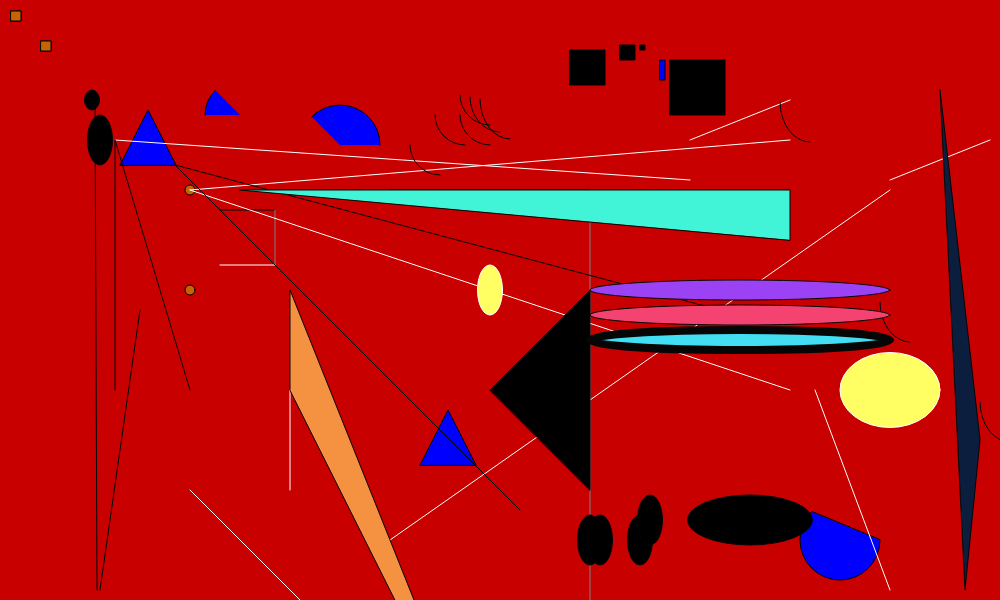
Frame 1 (no input)
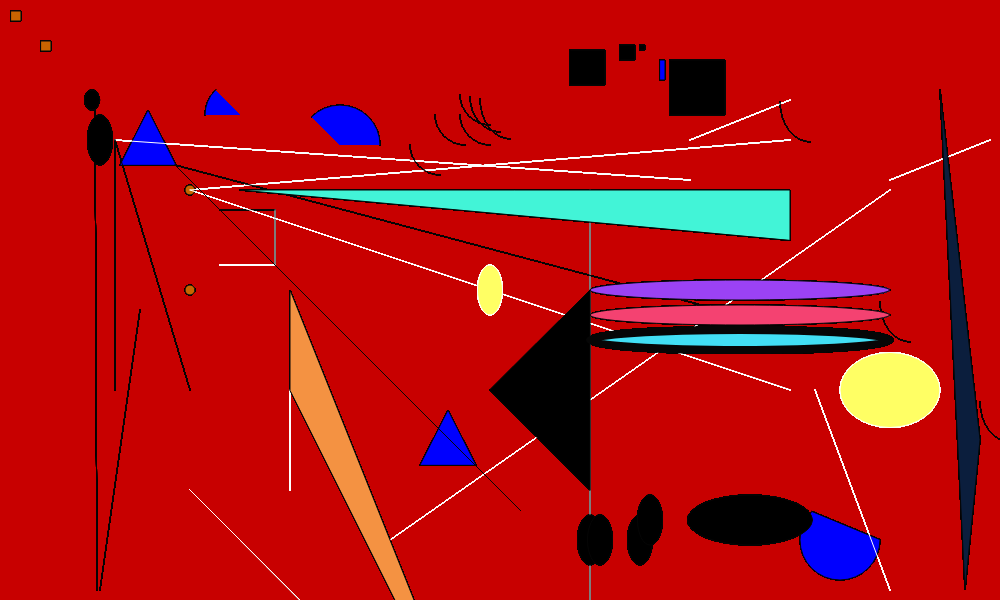
Frame 60 (no input)
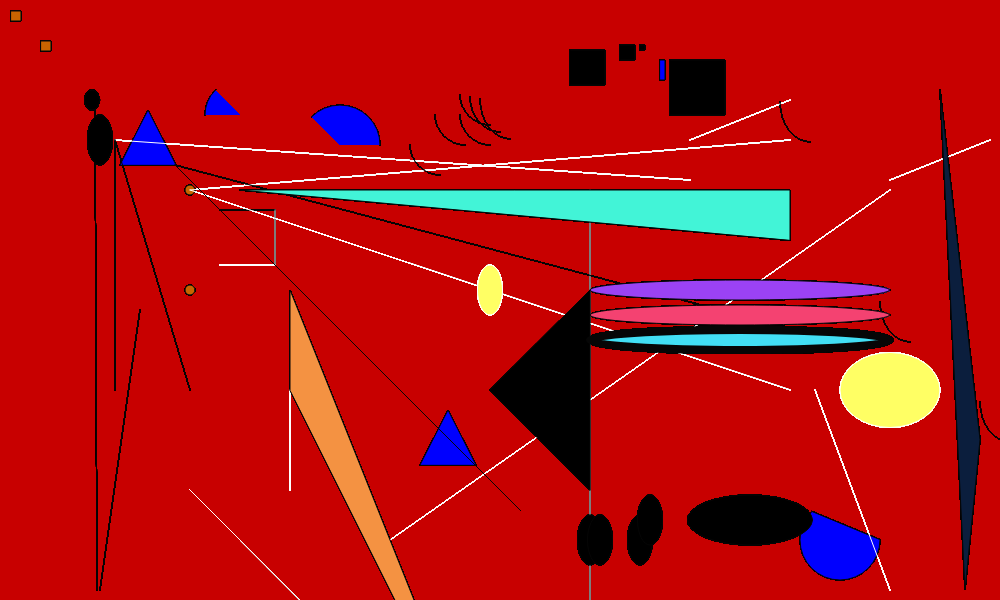
Frame 120 (the mouse pressed at the canvas centre since frame 60)

The p5.js sketch that drew these frames (run headless with seeded random() and noise() and a simulated clock; from frame 60 on, the mouse is pressed at the canvas centre):

// p5.js sketch
// ── sketch.js

function setup(){
	createCanvas(1000,600);
	fill(255,0,0)
	frameRate(100); 
	background(200,0,0)
  }
  function draw(){
	squares(10,10);
	squares(30,30);
	fill(0,0,0);
	rect(630, 20, 55, 55);
	rect(530, 10, 35, 35);
	rect(580, 5, 15, 15);
	rect(600, 5, 5, 5);
	fill(0,0,255)
	rect(620, 20, 5, 20);
	circles(50,50);
	triangle(30, 75, 58, 20, 86, 75)
	triangle(330, 375, 358, 320, 386, 375)
	line(130, 120, 185, 120);
	arc(150, 25, 70, 70, PI, PI + QUARTER_PI);
	arc(250, 55, 80, 80, PI + QUARTER_PI, TWO_PI);
	arc(750, 450, 80, 80, 0, PI + QUARTER_PI, CHORD);
	line(300, 100, 500, 100);
stroke(126);
line(500, 100, 500, 700);
stroke(255);
line(500, 700, 300, 700);
stroke(126);
line(185, 120, 185, 175);
stroke(255);
line(185, 175, 130, 175);
line(200, 400, 200, 300);
line(300, 600, 100, 400);
fill(0,255,0);
line(300, 450, 800, 100);
line(100, 100, 700, 300);
line(100, 100, 700, 50);
fill(255,255,100)
line(25, 50, 600, 90);
line(900, 50, 800, 90);
line(700, 10, 600, 50);
line(800, 500, 725, 300);
ellipse(800,300,100,75,6)
ellipse(400,200,25,50,20)
fill(0,0,0);
stroke(6);
line(430, 420, 85, 75);
line(5, 5, 7, 500);
line(630, 220, 85, 75);
line(50, 220, 10, 500);
line(25, 50, 100, 300);
line(25, 50, 25, 300);
ellipse(10,50,25,50,20)
ellipse(2,10,15,20,10)
ellipse(500,450,25,50,20)
ellipse(510,450,25,50,20)
ellipse(550,450,25,50,20)
ellipse(560,430,25,50,20)
ellipse(660,430,125,50,20)
triangle(400, 300, 500, 200, 500, 400);
fill(244,146,66);
triangle(200, 300, 200, 200, 400, 700);
fill(66,244,215);
triangle(150, 100, 700, 100, 700, 150);
noFill();
arc(350, 55, 60, 60, HALF_PI, PI);
arc(375, 25, 60, 60, HALF_PI, PI);
arc(400, 25, 60, 60, HALF_PI, PI);
arc(400, 5, 60, 60, HALF_PI, PI);
arc(410, 7, 60, 70, HALF_PI, PI);
arc(420, 9, 60, 80, HALF_PI, PI);
arc(720, 12, 60, 80, HALF_PI, PI);
arc(820, 212, 60, 80, HALF_PI, PI);
arc(920, 312, 60, 80, HALF_PI, PI);
fill(11, 30, 61);
triangle(850, 0, 875, 500, 890, 350);
fill(155,66,244);
ellipse(650,200,300,20,20);
fill(244,66,113);
ellipse(650,225,300,20,20);
fill(66,223,244);
strokeWeight(8);
ellipse(650,250,300,20,20);
strokeWeight(1);

  }
  
  function squares(x,y){
	  translate(x,y);
	  push();
	  fill(200,100,0);
	  rect(1,1,10,10);
	  rect(1,1,10,10);
	  pop();
  }
  function circles(x,y){
	  translate(x,y);
	  push();
	  fill(200,100,0);
	  ellipse(100,200,10,10);
	  ellipse(100,100,10,10);
	  pop();
  }

  function triangles(x,y){
	translate(x,y);
	push();
	fill(200,200,0);
	traingle(20,65,48,10,76,65)
  }
